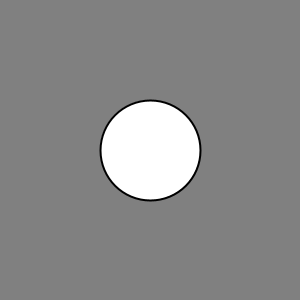
Frame 1 (no input)
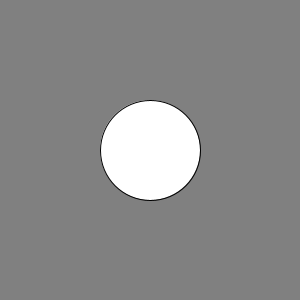
Frame 60 (the mouse pressed at the canvas centre just before this capture)
Frame 120 (the mouse held since frame 60 and released just before this capture): identical to frame 60, image omitted

The Processing sketch that drew these frames (run headless with seeded random() and noise(); from frame 60 on, the mouse is pressed at the canvas centre):

// Processing sketch: processing_110165
// ── processing_110165.pde

float thickness = 1;

void setup()
{
  size(300, 300);
}

void draw()
{
  // clear the screen
  background(128);
  
  // increase thickness by 1 every frame until 15, then reset.
  thickness = thickness + 1;
  if (thickness > 15)
  {
    thickness = 1;
  }
  
  // draw a circle with the stroke thickness
  strokeWeight(thickness);
  ellipse(width / 2, height / 2, 100, 100);
}
